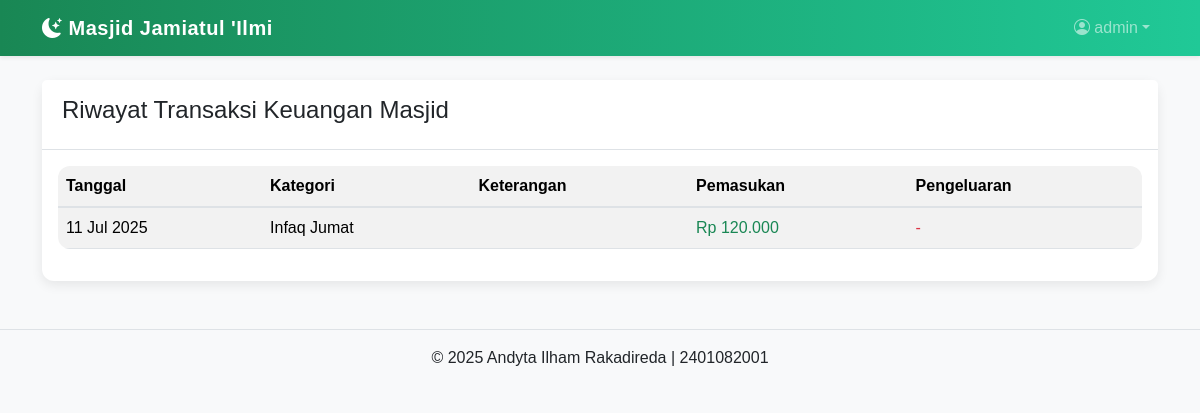
Page /user/view_keuangan.php (signed in) on the committed database.
### tables this page shows
CREATE TABLE `raka_keuangan` (
  `id_transaksi` int(11) NOT NULL,
  `id_pengurus_pencatat` int(11) DEFAULT NULL,
  `jenis_transaksi` enum('Pemasukan','Pengeluaran') NOT NULL,
  `kategori` varchar(100) NOT NULL,
  `keterangan` text DEFAULT NULL,
  `jumlah` decimal(15,2) NOT NULL,
  `tanggal_transaksi` date NOT NULL
);

### user/view_keuangan.php (the view, shortened to what this page needs)
<?php
include_once('../includes/header_user.php');
$transaksi = $conn->query("SELECT * FROM raka_keuangan ORDER BY tanggal_transaksi DESC");
?>
<div class="card">
    <div class="card-header"><h4>Riwayat Transaksi Keuangan Masjid</h4></div>
    <div class="card-body">
        <div class="table-responsive">
            <table class="table table-striped table-hover">
                <thead><tr><th>Tanggal</th><th>Kategori</th><th>Keterangan</th><th>Pemasukan</th><th>Pengeluaran</th></tr></thead>
                <tbody>
                <?php while ($row = $transaksi->fetch_assoc()): ?>
                <tr>
                    <td><?= date('d M Y', strtotime($row['tanggal_transaksi'])) ?></td>
                    <td><?= htmlspecialchars($row['kategori']) ?></td>
                    <td><?= htmlspecialchars($row['keterangan']) ?></td>
                    <td class="text-success"><?= $row['jenis_transaksi'] == 'Pemasukan' ? 'Rp '.number_format($row['jumlah'], 0, ',', '.') : '-' ?></td>
                    <td class="text-danger"><?= $row['jenis_transaksi'] == 'Pengeluaran' ? 'Rp '.number_format($row['jumlah'], 0, ',', '.') : '-' ?></td>
                </tr>
                <?php endwhile; ?>
                </tbody>
            </table>
        </div>
    </div>
</div>
<?php include_once('../includes/footer.php'); ?>

### css/style.css (style rules this page uses)
body { background-color: #f8f9fa; font-family: 'Poppins', sans-serif; }
.card { border: none; box-shadow: 0 4px 12px rgba(0, 0, 0, 0.08); border-radius: 0.75rem; transition: transform 0.2s ease-in-out, box-shadow 0.2s ease-in-out; }
.card-header { background-color: #ffffff; border-bottom: 1px solid #dee2e6; font-weight: 600; padding: 1rem 1.25rem; }
.table { border-radius: 0.75rem; overflow: hidden; }
.table thead th { background-color: #f2f2f2; border-bottom: 2px solid #dee2e6; }

### rows in the picture
raka_keuangan: tanggal_transaksi "11 Jul 2025", kategori "Infaq Jumat", jumlah "120.000"

### other values in the picture
$_SESSION['nama_lengkap'] "admin"
